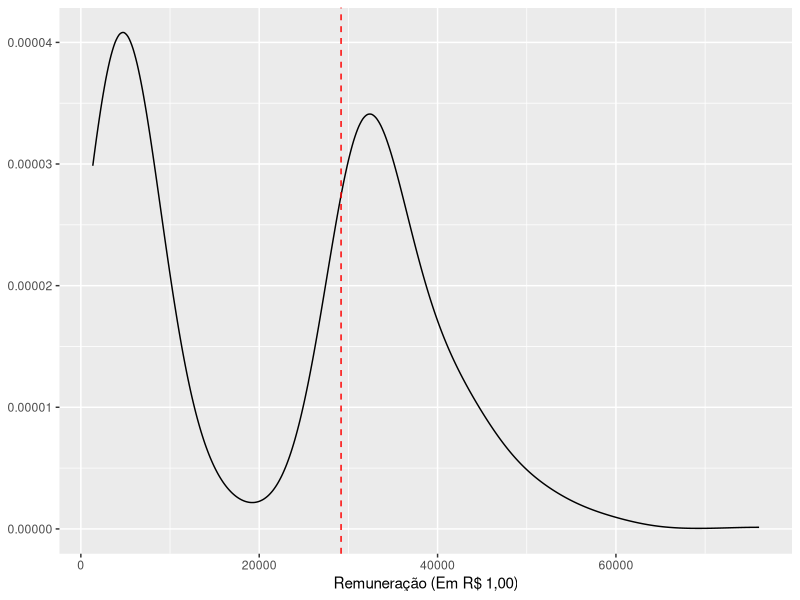
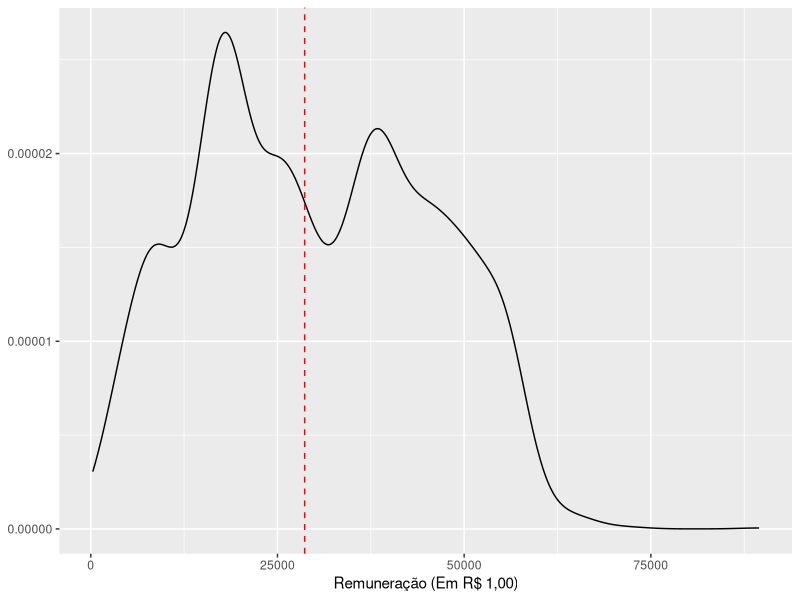

The R script that drew these images, in order:
## ---- chunk 1
library("tidyverse")
## ---- chunk 2
#======================================================================
# necessário utilizar arquivo completo "data-raw/servidoresMG_1219.csv" de
# http://200.198.22.105/fgs-adm/remuneracao/downloadRemuneracao.php?mes=1219
# para manipulação com filter() e head() ser necessária
#======================================================================

dat <- read_csv2("data-raw/servidoresMG_1219_top10.csv",
  col_types = "ccccccccnnncnnnnnnnnnnnnnnnnnnnnnnn",
)
## ---- chunk 3
dat %>%
  select(orgao = descinst, vl_remuneracao_liquida = rem_pos) %>% 
  filter(orgao == "ADVOCACIA GERAL DO ESTADO") %>%
  ggplot(aes(x = vl_remuneracao_liquida)) +
  geom_density() +
  geom_vline(aes(xintercept = median(vl_remuneracao_liquida)),
    color = "red",
    linetype = "dashed"
  ) +
  xlab("Remuneração (Em R$ 1,00)") +
  ylab(NULL) +
  scale_y_continuous(labels = scales::comma)

dat %>%
  select(orgao = descinst, vl_remuneracao_liquida = rem_pos) %>% 
  filter(orgao == "SECRETARIA DA FAZENDA") %>%
  ggplot(aes(x = vl_remuneracao_liquida)) +
  geom_density() +
  geom_vline(aes(xintercept = median(vl_remuneracao_liquida)),
    color = "red",
    linetype = "dashed"
  ) +
  xlab("Remuneração (Em R$ 1,00)") +
  ylab(NULL) +
  scale_y_continuous(labels = scales::comma)

ipca <- 1.002192 # inflacao acumulada 2020 até abril

dat %>%
  select(orgao = descinst, vl_remuneracao_liquida = rem_pos) %>% 
  mutate(vl_remuneracao_liquida_real = vl_remuneracao_liquida*ipca) %>% 
  group_by(orgao) %>%
  summarize(
    vl_mediana = median(vl_remuneracao_liquida_real),
    n = n()
  ) %>%
  arrange(desc(vl_mediana)) %>%
  filter(n > 10) %>% # remove orgaos com menos de 10 servidores
  head(10) %>%
  knitr::kable(col.names = c("Órgão ou Entidade", "Mediana Remuneração", "Qtd. Pagamentos"))
